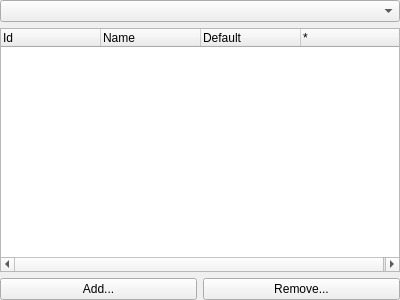
<?xml version="1.0" encoding="UTF-8"?>
<ui version="4.0">
 <class>CAttributeEditor</class>
 <widget class="QWidget" name="CAttributeEditor">
  <property name="geometry">
   <rect>
    <x>0</x>
    <y>0</y>
    <width>400</width>
    <height>300</height>
   </rect>
  </property>
  <property name="windowTitle">
   <string>CAttributeEditor</string>
  </property>
  <layout class="QVBoxLayout" name="verticalLayout">
   <property name="leftMargin">
    <number>0</number>
   </property>
   <property name="topMargin">
    <number>0</number>
   </property>
   <property name="rightMargin">
    <number>0</number>
   </property>
   <property name="bottomMargin">
    <number>0</number>
   </property>
   <item>
    <widget class="QComboBox" name="ClassSelectorCB"/>
   </item>
   <item>
    <widget class="QTreeWidget" name="AttributeList">
     <property name="allColumnsShowFocus">
      <bool>true</bool>
     </property>
     <attribute name="headerCascadingSectionResizes">
      <bool>false</bool>
     </attribute>
     <column>
      <property name="text">
       <string>Id</string>
      </property>
     </column>
     <column>
      <property name="text">
       <string>Name</string>
      </property>
     </column>
     <column>
      <property name="text">
       <string>Default</string>
      </property>
     </column>
     <column>
      <property name="text">
       <string>*</string>
      </property>
     </column>
    </widget>
   </item>
   <item>
    <layout class="QHBoxLayout" name="horizontalLayout">
     <item>
      <widget class="QPushButton" name="AddButton">
       <property name="text">
        <string>Add...</string>
       </property>
      </widget>
     </item>
     <item>
      <widget class="QPushButton" name="RemoveButton">
       <property name="text">
        <string>Remove...</string>
       </property>
      </widget>
     </item>
    </layout>
   </item>
  </layout>
 </widget>
 <layoutdefault spacing="6" margin="11"/>
 <resources/>
 <connections/>
</ui>
